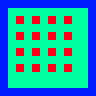

A 2D game scene composited from a Tiled map and its tileset images. What follows is a short description and the map's XML, with every tile layer's data as written:
An orthogonal 12x12 tile map with 8x8 px tiles, 1 tile layer (Tile Layer 1).

<map version="1.5" tiledversion="1.7.2" orientation="orthogonal" renderorder="right-down" width="12" height="12" tilewidth="8" tileheight="8" infinite="0" nextlayerid="2" nextobjectid="1">
 <tileset firstgid="1" name="tile11" tilewidth="8" tileheight="8" tilecount="64" columns="8">
  <image source="tile11.png" width="64" height="64" />
 </tileset>
 <layer id="1" name="Tile Layer 1" width="12" height="12">
  <data encoding="csv">
1,1,1,1,1,1,1,1,1,1,1,1,
1,2,2,2,8,8,8,8,8,8,8,1,
1,2,28,2,28,2,28,8,28,8,8,1,
1,2,2,2,2,8,8,8,8,8,8,1,
1,2,28,2,28,2,28,8,28,8,8,1,
1,2,2,2,2,2,8,8,8,8,8,1,
1,2,28,2,28,2,28,8,28,8,8,1,
1,2,2,2,2,2,8,8,8,8,8,1,
1,2,28,2,28,8,28,8,28,8,8,1,
1,2,2,2,8,8,8,8,8,8,8,1,
1,2,8,8,8,8,8,8,8,8,8,1,
1,1,1,1,1,1,1,1,1,1,1,1
</data>
 </layer>
</map>
